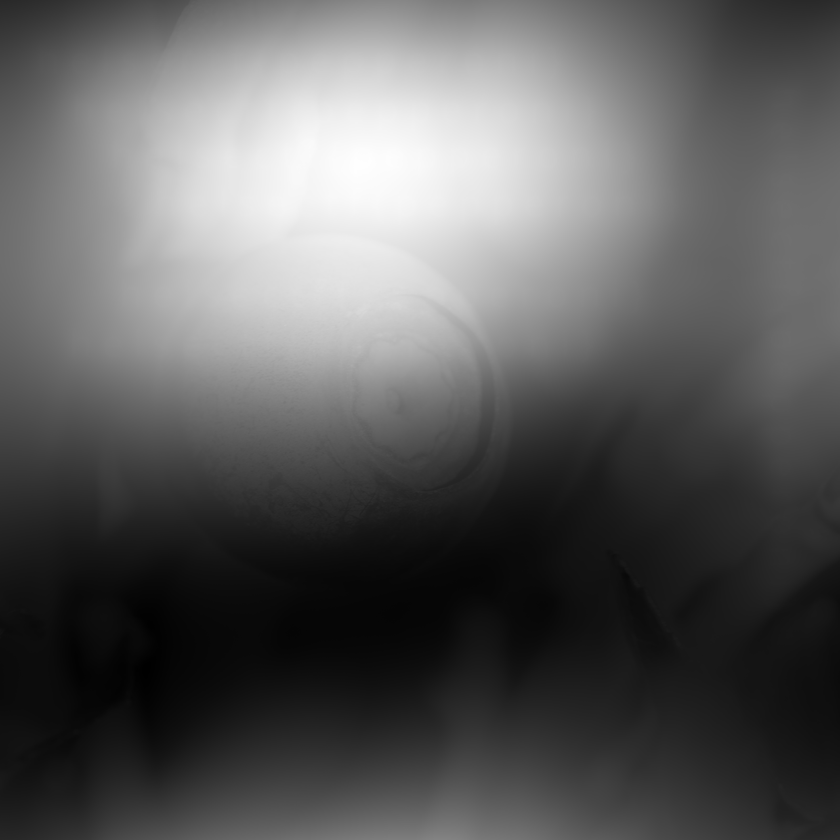
#> input picture helsectf24/stego/image-processing-2/blabr.png, 840 x 840 px, shrunk from 2080 x 2080 before the run
$ python solve.py
#> lines starting #> are read from the running program, lines starting #| are printed output that depends on the picture
#> further down, img_data is the input picture: shape (840, 840) float32; min 0, max 0.996, mean 0.362
import numpy as np
import matplotlib.pyplot as plt
from scipy.fft import fft2, ifft2, fftshift, ifftshift

# Thanks ChatGPT
def high_pass_filter_image(image, cutoff_frequency):
#> called with cutoff_frequency = 15
    fft_result = fft2(image)
    fft_shifted = fftshift(fft_result)
    rows, cols = image.shape
#> rows = 840; cols = 840
    mask = np.zeros((rows, cols))
    center = (rows // 2, cols // 2)
#> center = (420, 420)
    x, y = np.ogrid[:rows, :cols]
#> x = 840 values from 0 to 839
    mask_area = (x - center[0]) ** 2 + (y - center[1]) ** 2 >= (cutoff_frequency ** 2)
    mask[mask_area] = 1
    fft_filtered = fft_shifted * mask
    filtered_image = ifft2(ifftshift(fft_filtered))

    return np.abs(np.array(filtered_image))
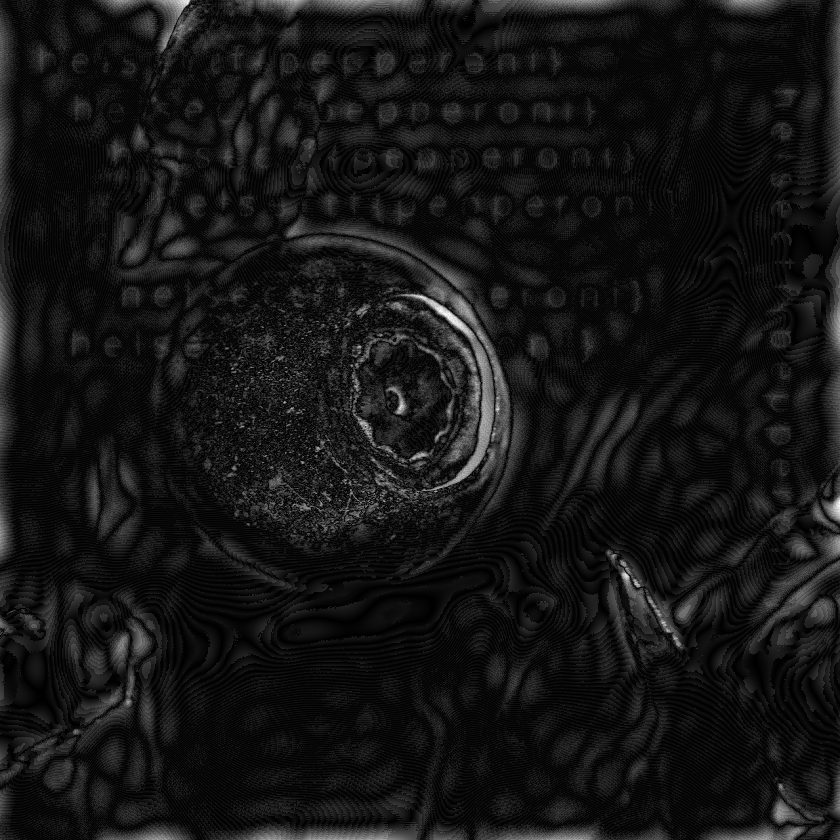
#> returned value: shape (840, 840) float64; min 4.67e-09, max 0.0342, mean 0.0029; drawn with min black and max white


img_data = plt.imread("./blabr.png")
processed = high_pass_filter_image(img_data, 15)

plt.figure()
plt.imshow(processed)
plt.savefig("flag.png")
